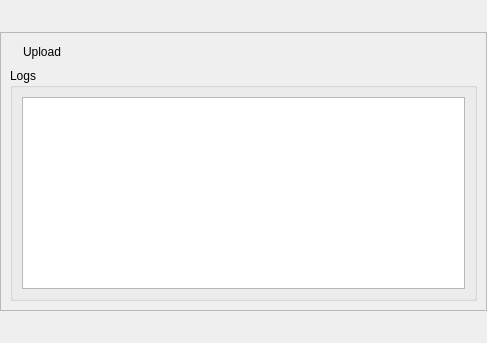
<?xml version="1.0" encoding="UTF-8"?>
<ui version="4.0">
 <class>UploadLogWidget</class>
 <widget class="QWidget" name="UploadLogWidget">
  <property name="geometry">
   <rect>
    <x>0</x>
    <y>0</y>
    <width>487</width>
    <height>343</height>
   </rect>
  </property>
  <property name="windowTitle">
   <string>Upload logs</string>
  </property>
  <layout class="QGridLayout" name="gridLayout">
   <property name="leftMargin">
    <number>0</number>
   </property>
   <property name="topMargin">
    <number>0</number>
   </property>
   <property name="rightMargin">
    <number>0</number>
   </property>
   <property name="bottomMargin">
    <number>0</number>
   </property>
   <item row="0" column="0">
    <widget class="QFrame" name="frame">
     <property name="sizePolicy">
      <sizepolicy hsizetype="Preferred" vsizetype="Fixed">
       <horstretch>0</horstretch>
       <verstretch>0</verstretch>
      </sizepolicy>
     </property>
     <property name="frameShape">
      <enum>QFrame::StyledPanel</enum>
     </property>
     <property name="frameShadow">
      <enum>QFrame::Raised</enum>
     </property>
     <layout class="QGridLayout" name="gridLayout_3">
      <item row="0" column="1">
       <widget class="QLabel" name="lbl_execution_name">
        <property name="sizePolicy">
         <sizepolicy hsizetype="Preferred" vsizetype="Fixed">
          <horstretch>0</horstretch>
          <verstretch>0</verstretch>
         </sizepolicy>
        </property>
        <property name="text">
         <string>Upload</string>
        </property>
       </widget>
      </item>
      <item row="1" column="0" colspan="3">
       <widget class="QgsCollapsibleGroupBox" name="gpb_logs">
        <property name="title">
         <string>Logs</string>
        </property>
        <property name="flat">
         <bool>true</bool>
        </property>
        <property name="collapsed">
         <bool>true</bool>
        </property>
        <layout class="QGridLayout" name="gridLayout_2">
         <item row="0" column="0">
          <widget class="QTreeView" name="trv_upload_details"/>
         </item>
        </layout>
       </widget>
      </item>
      <item row="0" column="0">
       <widget class="QLabel" name="lbl_status">
        <property name="text">
         <string notr="true">&lt;upload_status&gt;</string>
        </property>
       </widget>
      </item>
      <item row="0" column="2">
       <spacer name="horizontalSpacer">
        <property name="orientation">
         <enum>Qt::Horizontal</enum>
        </property>
        <property name="sizeHint" stdset="0">
         <size>
          <width>289</width>
          <height>20</height>
         </size>
        </property>
       </spacer>
      </item>
     </layout>
    </widget>
   </item>
   <item row="1" column="0">
    <layout class="QVBoxLayout" name="vlayout_checks"/>
   </item>
  </layout>
 </widget>
 <customwidgets>
  <customwidget>
   <class>QgsCollapsibleGroupBox</class>
   <extends>QGroupBox</extends>
   <header>qgscollapsiblegroupbox.h</header>
   <container>1</container>
  </customwidget>
 </customwidgets>
 <resources/>
 <connections/>
</ui>
